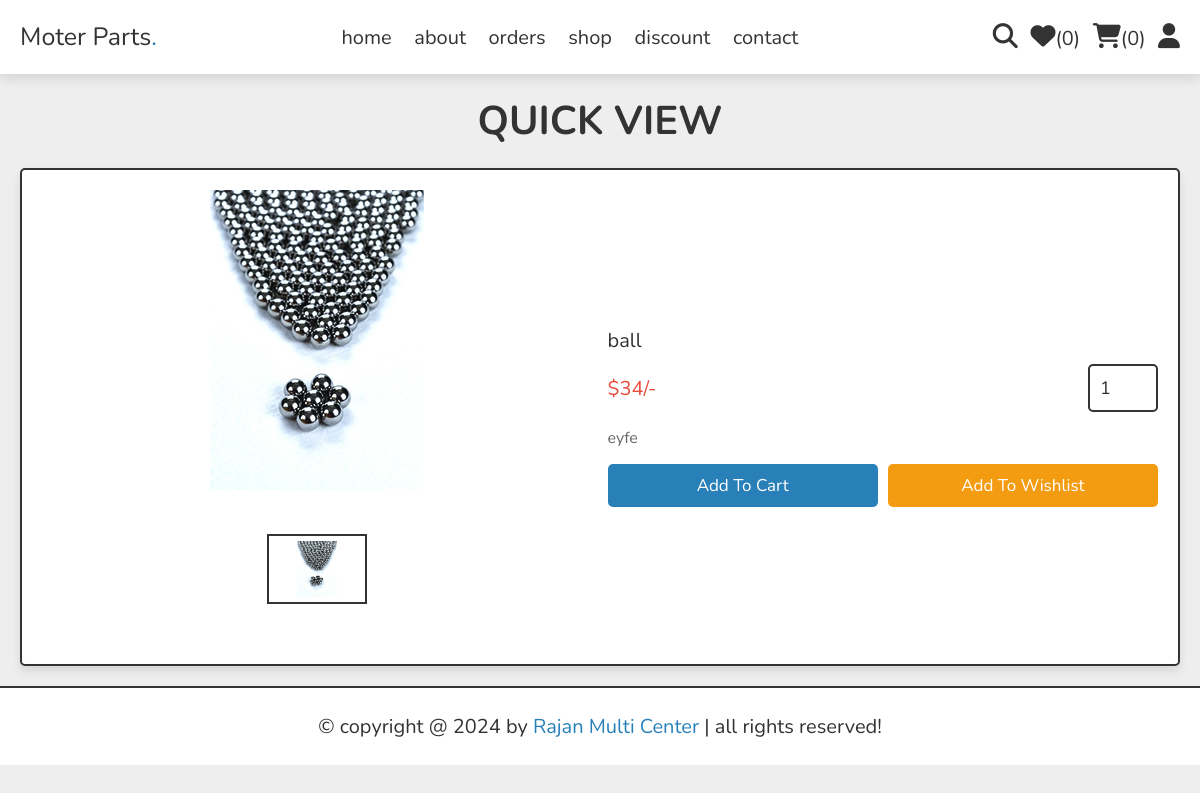
Page /quick_view.php?pid=5 on the committed database.
### tables this page shows
CREATE TABLE `products` (
  `id` int(100) NOT NULL,
  `name` varchar(100) NOT NULL,
  `details` varchar(500) NOT NULL,
  `price` int(10) NOT NULL,
  `discount` int(11) NOT NULL DEFAULT 0,
  `image_01` varchar(100) NOT NULL,
  `image_02` varchar(100) NOT NULL,
  `image_03` varchar(100) NOT NULL
);

### quick_view.php (the view, shortened to what this page needs)
<?php
include 'components/connect.php';
?>
<!DOCTYPE html>
<html lang="en">
<head>
   <link rel="stylesheet" href="https://cdnjs.cloudflare.com/ajax/libs/font-awesome/6.1.1/css/all.min.css">
   <link rel="stylesheet" href="css/style.css">
</head>
<body>
<?php include 'components/user_header.php'; ?>
<section class="quick-view">
   <h1 class="heading">quick view</h1>
   <?php
     $pid = $_GET['pid'];
     $select_products = $conn->prepare("SELECT * FROM `products` WHERE id = ?");
     $select_products->execute([$pid]);
     if($select_products->rowCount() > 0){
      while($fetch_product = $select_products->fetch(PDO::FETCH_ASSOC)){
   ?>
   <form action="" method="post" class="box">
      <div class="row">
         <div class="image-container">
            <div class="main-image">
               <img src="uploaded_img/<?= $fetch_product['image_01']; ?>" alt="">
            </div>
            <div class="sub-image">
               <img src="uploaded_img/<?= $fetch_product['image_01']; ?>" alt="">
            </div>
         </div>
         <div class="content">
            <div class="name"><?= $fetch_product['name']; ?></div>
            <div class="flex">
               <div class="price"><span>$</span><?= $fetch_product['price']; ?><span>/-</span></div>
               <input type="number" name="qty" class="qty" min="1" max="99" onkeypress="if(this.value.length == 2) return false;" value="1">
            </div>
            <div class="details"><?= $fetch_product['details']; ?></div>
            <div class="flex-btn">
               <input type="submit" value="add to cart" class="btn" name="add_to_cart">
               <input class="option-btn" type="submit" name="add_to_wishlist" value="add to wishlist">
            </div>
         </div>
      </div>
   </form>
   <?php
      }
   }else{
      echo '<p class="empty">no products added yet!</p>';
   }
   ?>
</section>
<?php include 'components/footer.php'; ?>
</body>
</html>

### css/style.css (style rules this page uses)
:root { --main-color:#2980b9; --orange:#f39c12; --red:#e74c3c; --black:#333; --white:#fff; --light-color:#666; --light-bg:#eee; --border:.2rem solid var(--black); --box-shadow:0 .5rem 1rem rgba(0,0,0,.1); }
* { font-family: 'Nunito', sans-serif; margin:0; padding:0; box-sizing: border-box; outline: none; border:none; text-decoration: none; }
html { font-size: 62.5%; overflow-x: hidden; }
body { background-color: var(--light-bg); }
section { padding:2rem; max-width: 1200px; margin:0 auto; }
.heading { font-size: 4rem; color:var(--black); margin-bottom: 2rem; text-align: center; text-transform: uppercase; }
.btn, .delete-btn, .option-btn { display: block; width: 100%; margin-top: 1rem; border-radius: .5rem; padding:1rem 3rem; font-size: 1.7rem; text-transform: capitalize; color:var(--white); cursor: pointer; text-align: center; }
.btn { background-color: var(--main-color); }
.option-btn { background-color: var(--orange); }
.flex-btn { display: flex; gap:1rem; }
.quick-view form { padding:2rem; border-radius: .5rem; border:var(--border); background-color: var(--white); box-shadow: var(--box-shadow); margin-top: 1rem; }
.quick-view form .row { display: flex; align-items: center; gap:1.5rem; flex-wrap: wrap; }
.quick-view form .row .image-container { margin-bottom: 2rem; flex:1 1 40rem; }
.quick-view form .row .image-container .main-image img { height: 30rem; width: 100%; object-fit: contain; }
.quick-view form .row .image-container .sub-image { display: flex; gap:1.5rem; justify-content: center; margin-top: 2rem; }
.quick-view form .row .image-container .sub-image img { height: 7rem; width: 10rem; object-fit: contain; padding:.5rem; border:var(--border); cursor: pointer; transition: .2s linear; }
.quick-view form img { width: 100%; height: 20rem; object-fit: contain; margin-bottom: 2rem; }
.quick-view form .row .content { flex:1 1 40rem; }
.quick-view form .row .content .name { font-size: 2rem; color:var(--black); }
.quick-view form .row .flex { display: flex; align-items: center; justify-content: space-between; gap:1rem; margin:1rem 0; }
.quick-view form .row .flex .qty { width: 7rem; padding:1rem; border:var(--border); font-size: 1.8rem; color:var(--black); border-radius: .5rem; }
.quick-view form .row .flex .price { font-size: 2rem; color:var(--red); }
.quick-view form .row .content .details { font-size: 1.6rem; color:var(--light-color); line-height: 2; }

### rows in the picture
products: image_01 (picture), name "ball", price "34", details "eyfe"

### other values in the picture
$total_wishlist_counts "0"
$total_cart_counts "0"
